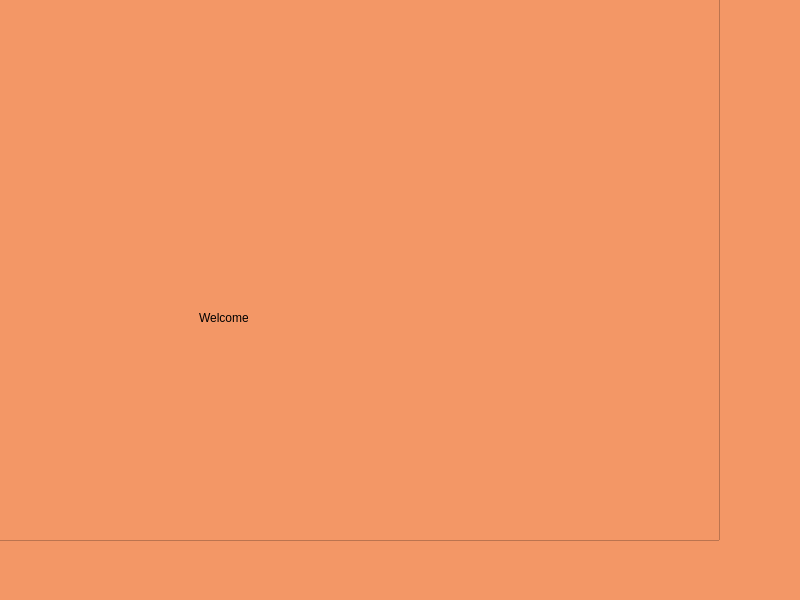
<?xml version="1.0" encoding="UTF-8"?>
<ui version="4.0">
 <class>MainWindow</class>
 <widget class="QMainWindow" name="MainWindow">
  <property name="geometry">
   <rect>
    <x>0</x>
    <y>0</y>
    <width>800</width>
    <height>600</height>
   </rect>
  </property>
  <property name="windowTitle">
   <string>MainWindow</string>
  </property>
  <property name="styleSheet">
   <string notr="true">*{
background: rgba(243,151,102, 1);

}</string>
  </property>
  <widget class="QWidget" name="centralwidget">
   <widget class="QFrame" name="frame">
    <property name="geometry">
     <rect>
      <x>-91</x>
      <y>-10</y>
      <width>811</width>
      <height>551</height>
     </rect>
    </property>
    <property name="frameShape">
     <enum>QFrame::StyledPanel</enum>
    </property>
    <property name="frameShadow">
     <enum>QFrame::Raised</enum>
    </property>
    <widget class="QLabel" name="label">
     <property name="geometry">
      <rect>
       <x>290</x>
       <y>320</y>
       <width>49</width>
       <height>16</height>
      </rect>
     </property>
     <property name="text">
      <string>Welcome!</string>
     </property>
    </widget>
   </widget>
  </widget>
 </widget>
 <resources/>
 <connections/>
</ui>
